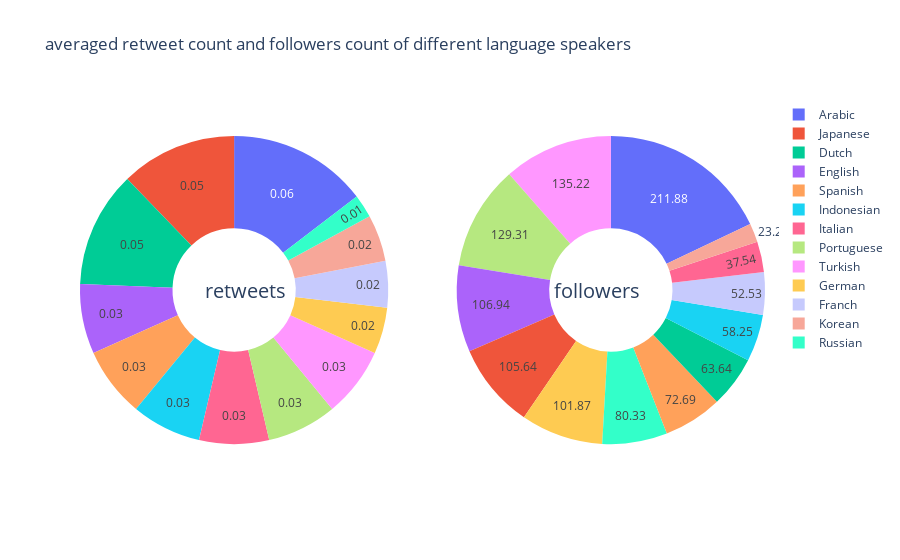

Notebook cell for this chart:
### Code cell
import plotly.graph_objects as go
from plotly.subplots import make_subplots

labels = data_lang['lang_readable'].values
for col in ['medianRetweet','followers_count']:
    data_lang[col+'_rounded'] = round(data_lang[col],2)
    

# Create subplots: use 'domain' type for Pie subplot
fig = make_subplots(rows=1, cols=2, specs=[[{'type':'domain'}, {'type':'domain'}]])
fig.add_trace(go.Pie(labels=labels, values=data_lang['medianRetweet_rounded'], name="Averaged median retweet count"),
              1, 1)
fig.add_trace(go.Pie(labels=labels, values=data_lang['followers_count_rounded'], name="Averaged followers count"),
              1, 2)

# Use `hole` to create a donut-like pie chart
fig.update_traces(hole=.4, hoverinfo="label+percent+name",textinfo='value')

fig.update_layout(
    title_text="averaged retweet count and followers count of different language speakers",
    # Add annotations in the center of the donut pies.
    annotations=[dict(text='retweets', x=0.18, y=0.5, font_size=20, showarrow=False),
                 dict(text='followers', x=0.82, y=0.5, font_size=20, showarrow=False)])
fig.show()

### Figure 1 — Plotly figure (JSON) as saved in the notebook; plotly's stock layout.template omitted (floating-point values rounded to 4 significant figures)
{"data": [{"domain": {"x": [0, 0.45], "y": [0, 1]}, "hole": 0.4, "hoverinfo": "label+percent+name", "labels": ["Arabic", "German", "English", "Spanish", "Franch", "Indonesian", "Italian", "Japanese", "Korean", "Dutch", "Portuguese", "Russian", "Turkish"], "name": "Averaged median retweet count", "textinfo": "value", "type": "pie", "values": [0.06, 0.02, 0.03, 0.03, 0.02, 0.03, 0.03, 0.05, 0.02, 0.05, 0.03, 0.01, 0.03]}, {"domain": {"x": [0.55, 1], "y": [0, 1]}, "hole": 0.4, "hoverinfo": "label+percent+name", "labels": ["Arabic", "German", "English", "Spanish", "Franch", "Indonesian", "Italian", "Japanese", "Korean", "Dutch", "Portuguese", "Russian", "Turkish"], "name": "Averaged followers count", "textinfo": "value", "type": "pie", "values": [211.9, 101.9, 106.9, 72.69, 52.53, 58.25, 37.54, 105.6, 23.28, 63.64, 129.3, 80.33, 135.2]}], "layout": {"annotations": [{"font": {"size": 20}, "showarrow": false, "text": "retweets", "x": 0.18, "y": 0.5}, {"font": {"size": 20}, "showarrow": false, "text": "followers", "x": 0.82, "y": 0.5}], "title": {"text": "averaged retweet count and followers count of different language speakers"}}}
